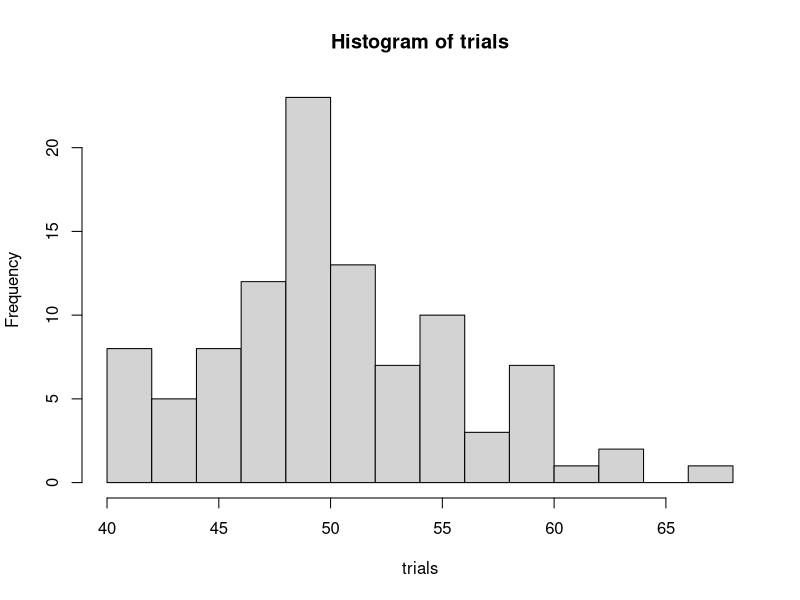
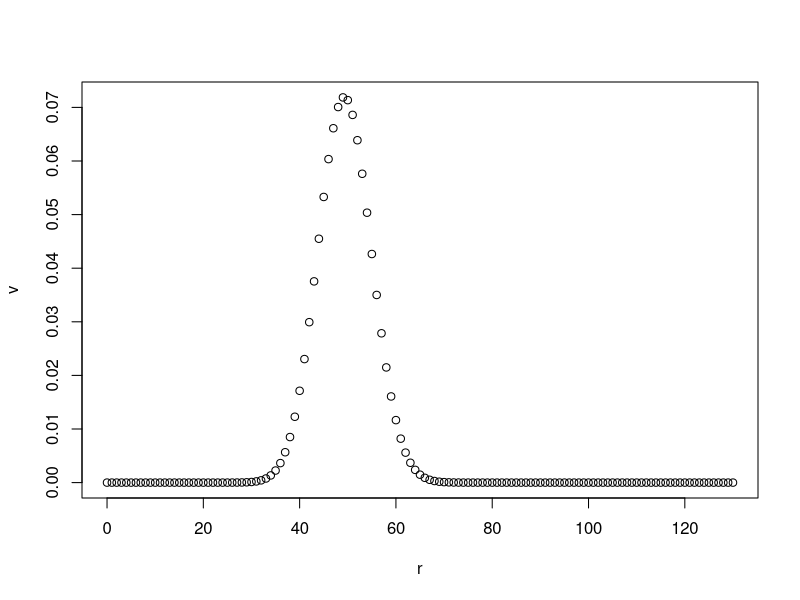
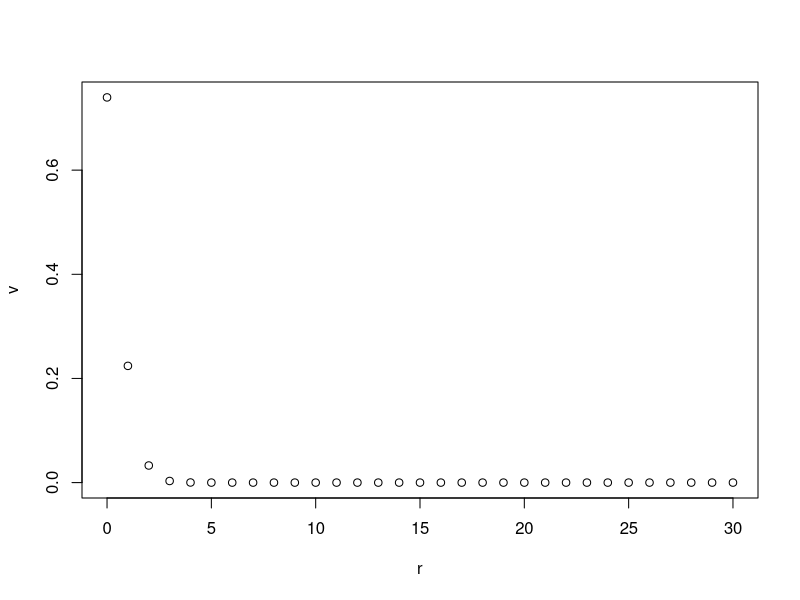
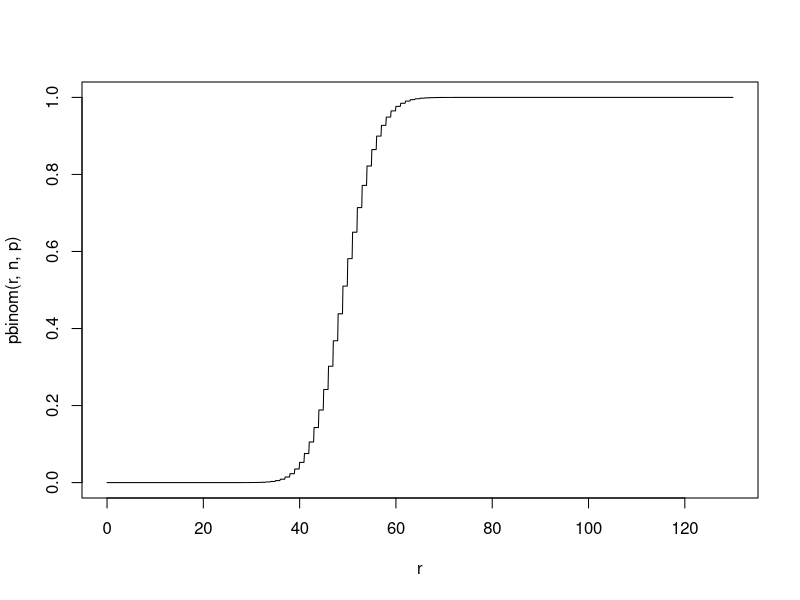

These charts were generated, in order, by the following R code:
## ---- chunk 1
x <- c("H", "T")
result <- sample(x, 200, replace=TRUE)
result
## ---- chunk 2
x <- c(1, 0)
result <- sample(x, 130, replace = TRUE, prob=c(0.38, 0.62) )
result
## ---- chunk 3
sum(result)
## ---- chunk 4
sum(sample(x, 130, replace=TRUE, prob=c(0.38, 0.62)))
## ---- chunk 5
# We are going to keep track of the results in a variable called trials, so we first initalize this variable as an empty column
trials <- c()

# Then our for loop - in this case we just want the loop to repeat the command 100 times
for (k in 1:100) { 
  # each loop will compute the number of food insecure students in our random sample of 130 students, 
  # make that a column, and 
  # then add that to the end of the trials column
  trials <- c(trials, sum(sample(x, 130, replace=TRUE, prob=c(0.38, 0.62))))
}

trials
## ---- chunk 6
# The paramter breaks is determining how many bins to use
hist(trials, breaks=10)
## ---- chunk 7
summary(trials)
## ---- chunk 8
0.38 * 130
## ---- chunk 9
130 * 0.38 * 0.62^129
## ---- chunk 10
choose(130, 2) * 0.38^2 * 0.62^128
## ---- chunk 11
r <- c(0:130)
v <- choose(130, r) * 0.38^r * 0.62^(130 - r)
plot(r, v)
## ---- chunk 12
p <- 0.01
n <- 30
r <- c(0:n)
v <- choose(n, r) * p^r * (1-p)^(n - r)
plot(r, v)
## ---- chunk 13
sum(v)
## ---- chunk 14
r <- c(0:39)
sum( choose(130, r) * 0.38^r * 0.62^(130 - r) )
## ---- chunk 15
dbinom(39, 130, 0.38)
## ---- chunk 16
pbinom(39, 130, 0.38)
## ---- chunk 17
n <- 130
p <- 0.38
r <- c(0:(10*n))/10
plot(r, pbinom(r, n, p), type="l")
